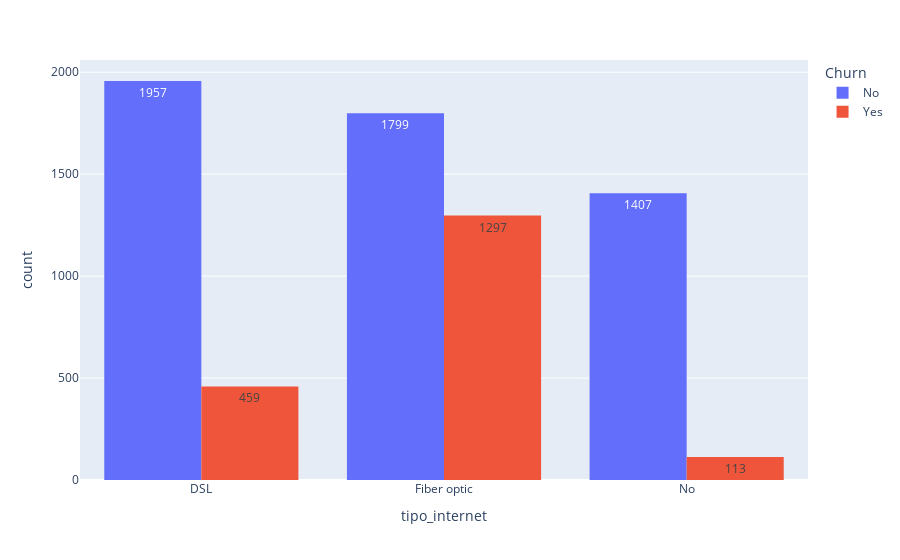

The cell this chart's notebook holds for it:
### Code cell
px.histogram(df, x = 'tipo_internet',  text_auto = True, color = 'Churn', barmode = 'group')

### Figure 1 — Plotly figure (JSON) as saved in the notebook; plotly's stock layout.template omitted (floating-point values rounded to 4 significant figures; data arrays with more than 128 entries replaced by an {"elided": "..."} marker saying what was removed)
{"data": [{"alignmentgroup": "True", "bingroup": "x", "hovertemplate": "Churn=No<br>tipo_internet=%{x}<br>count=%{y}<extra></extra>", "legendgroup": "No", "marker": {"color": "#636efa", "pattern": {"shape": ""}}, "name": "No", "offsetgroup": "No", "orientation": "v", "showlegend": true, "texttemplate": "%{value}", "x": {"elided": "5163 str values"}, "xaxis": "x", "yaxis": "y", "type": "histogram"}, {"alignmentgroup": "True", "bingroup": "x", "hovertemplate": "Churn=Yes<br>tipo_internet=%{x}<br>count=%{y}<extra></extra>", "legendgroup": "Yes", "marker": {"color": "#EF553B", "pattern": {"shape": ""}}, "name": "Yes", "offsetgroup": "Yes", "orientation": "v", "showlegend": true, "texttemplate": "%{value}", "x": {"elided": "1869 str values"}, "xaxis": "x", "yaxis": "y", "type": "histogram"}], "layout": {"xaxis": {"anchor": "y", "domain": [0.0, 1.0], "title": {"text": "tipo_internet"}}, "yaxis": {"anchor": "x", "domain": [0.0, 1.0], "title": {"text": "count"}}, "legend": {"title": {"text": "Churn"}, "tracegroupgap": 0}, "margin": {"t": 60}, "barmode": "group"}}
